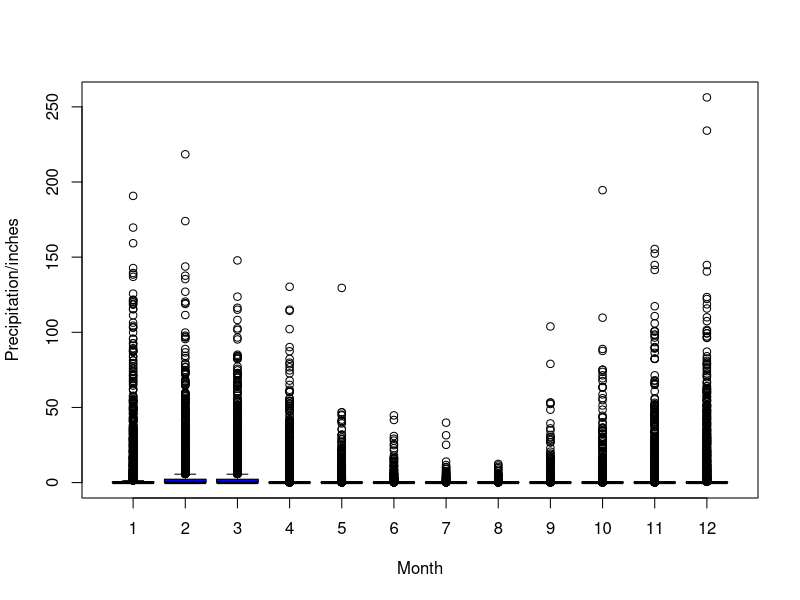
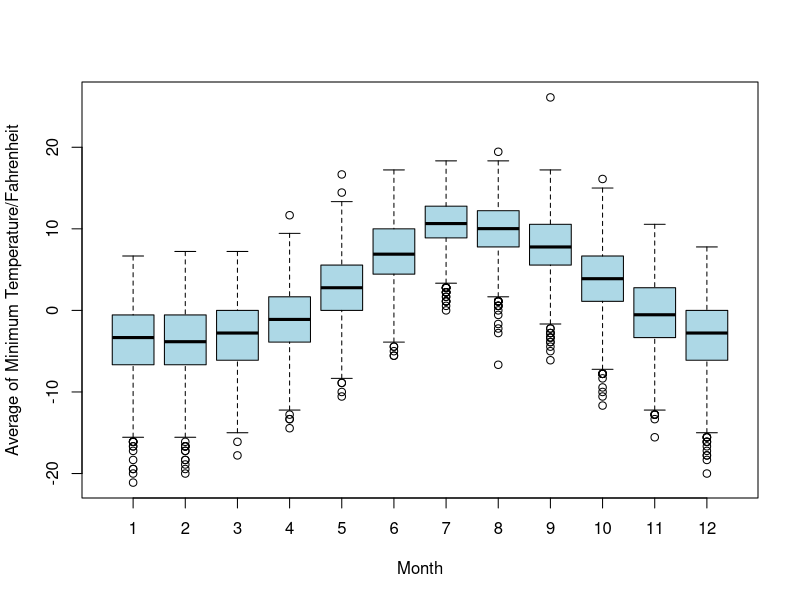
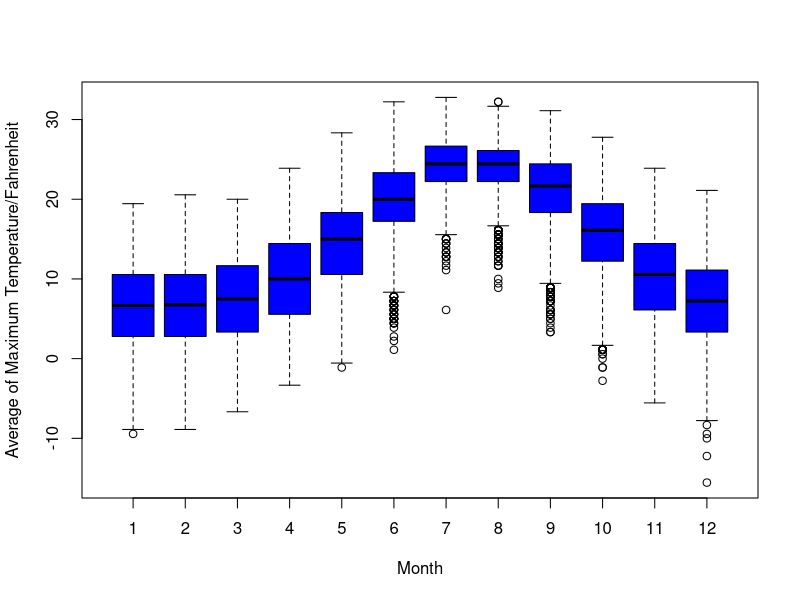
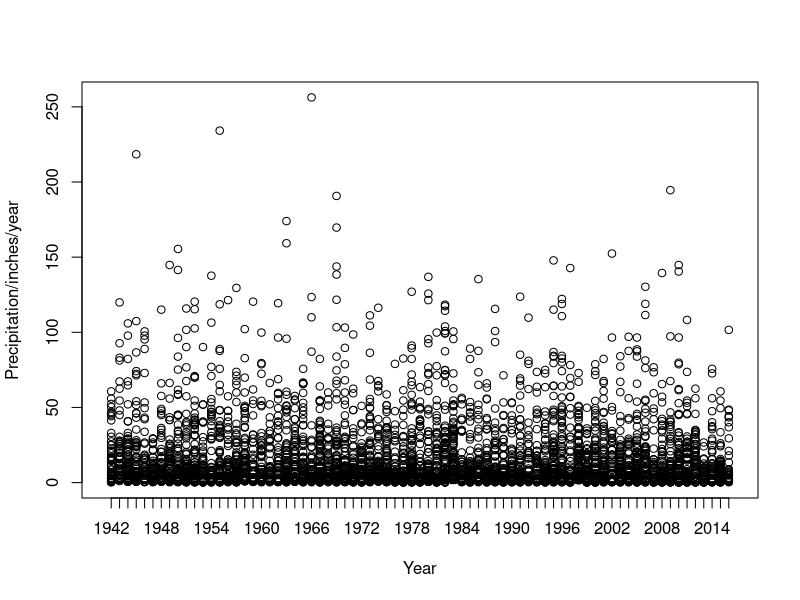
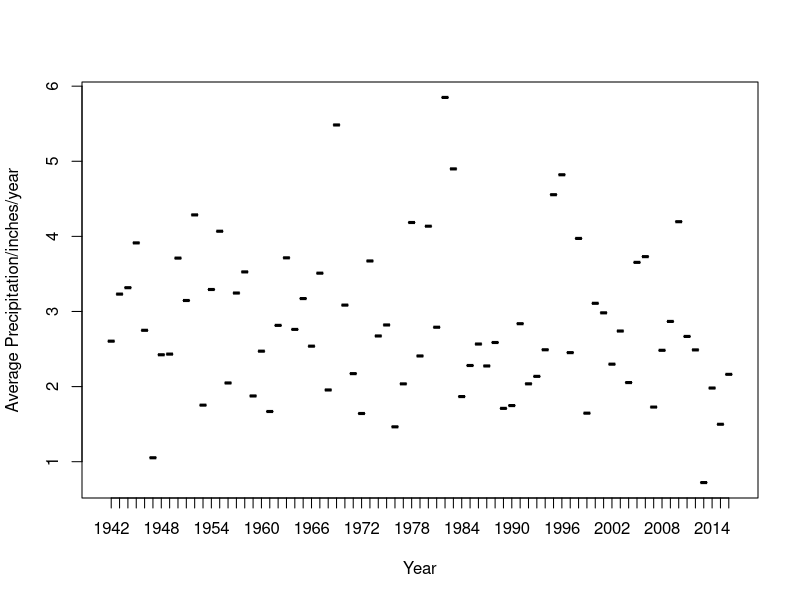
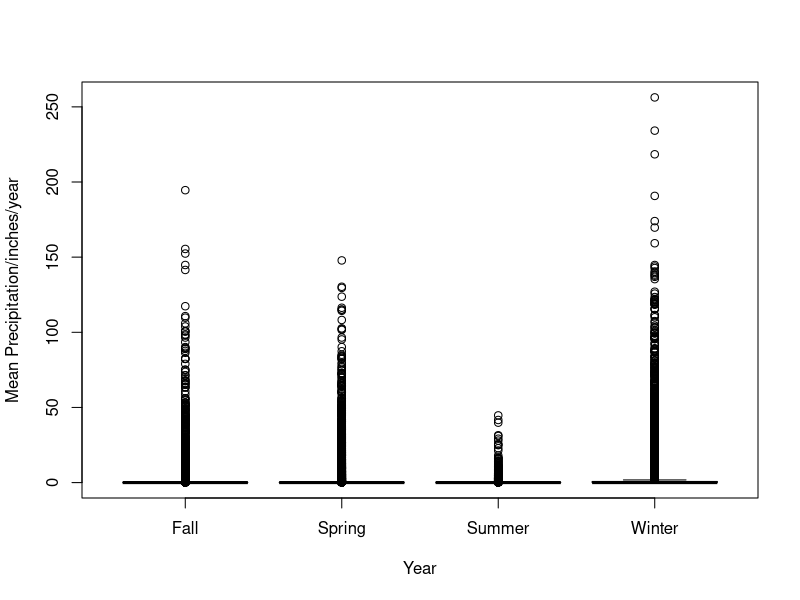
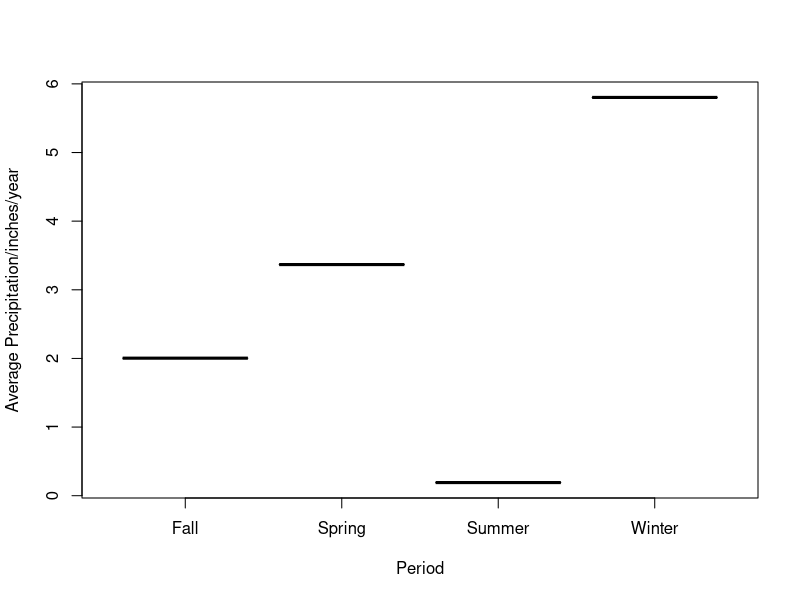
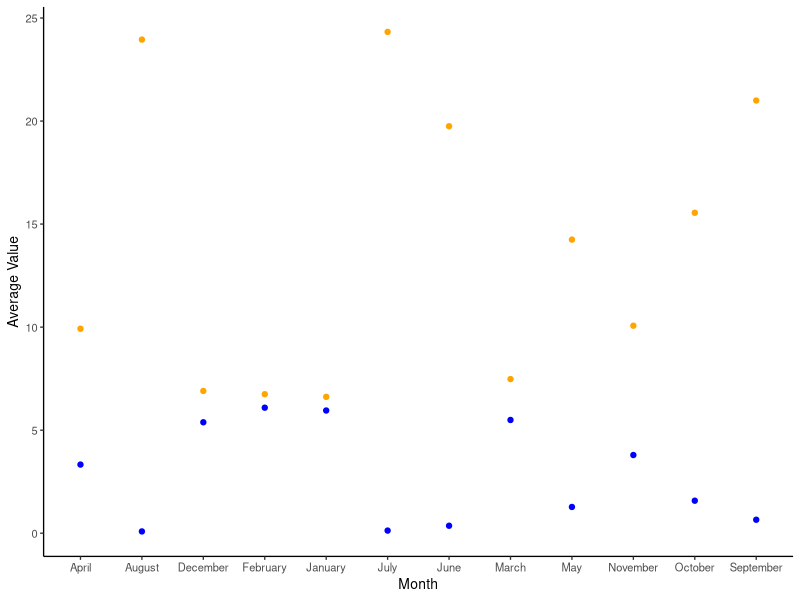

These figures' R source, in order:
## ---- chunk 1
knitr::opts_chunk$set(echo = TRUE)
## ---- chunk 2
climate = read.table("clim.txt", header=T)
boxplot(climate$rain~climate$month,
  ylab="Precipitation/inches",
  xlab="Month", col="blue")
## ---- chunk 3
climate = read.table("clim.txt", header=T)
boxplot(climate$tmin~climate$month,
  ylab="Average of Minimum Temperature/Fahrenheit",
  xlab="Month", col="lightblue")
## ---- chunk 4
climate = read.table("clim.txt", header=T)
boxplot(climate$tmax~climate$month,
  ylab="Average of Maximum Temperature/Fahrenheit",
  xlab="Month", col="blue")
## ---- chunk 5
rainfall= read.table("clim.txt", header=T)
boxplot(rainfall$rain~rainfall$year,
  ylab="Precipitation/inches/year",
  xlab="Year", col="orange")
## ---- chunk 6
YearMeanST <- aggregate (rainfall$rain ~ year, data = rainfall, FUN = function(x) {c(MEAN = mean(x), SD= sd (x))})
names(YearMeanST) 
YearMeanSTTable <- do.call(data.frame, YearMeanST)
colnames(YearMeanSTTable) <- c("Year", "Mean", "SD")
View(YearMeanSTTable)
boxplot(YearMeanSTTable$Mean~YearMeanSTTable$Year,
 ylab="Average Precipitation/inches/year",
 xlab="Year", col="blue")
## ---- chunk 7
result=which.max(YearMeanSTTable$Mean)
YearMeanSTTable[result,]
## ---- chunk 8
result=which.min(YearMeanSTTable$Mean)
YearMeanSTTable[result,]
## ---- chunk 9
View(climate)
range(climate$month)
climate$period <- ifelse(climate$month %in% c(3,4,5),"Spring",
ifelse(climate$month %in% c(6,7,8), "Summer",
ifelse(climate$month %in% c(9,10,11), "Fall", "Winter")))
boxplot(climate$rain~climate$period,
ylab="Mean Precipitation/inches/year",
xlab="Year", col="blue")
## ---- chunk 10
SeasonMeanSD <- aggregate (climate$rain ~ period, data = climate, FUN = function(x) {c(MEAN = mean(x), SD= sd (x))})
names(SeasonMeanSD)
SeasonMeanSTTable <- do.call(data.frame, SeasonMeanSD)
colnames(SeasonMeanSTTable) <- c("Period", "Mean", "SD")
View(SeasonMeanSTTable)
boxplot(SeasonMeanSTTable$Mean~SeasonMeanSTTable$Period,
 ylab="Average Precipitation/inches/year",
 xlab="Period", col="blue")
## ---- chunk 11
result=which.min(SeasonMeanSD$`climate$rain`)
SeasonMeanSD[result,]
## ---- chunk 12
library(ggplot2)
TempRain = read.table("RainTemp.txt", header=T)
View(TempRain)

Final_plot <- ggplot (TempRain) +
  geom_point(aes(x = month, y = avg_monthly_temp), col = "orange")+
  geom_point(aes(x = month, y = avg_monthly_rain), col = "blue")+
  theme_classic(base_size = 10)+
    theme(legend.position = "bottom")+
  labs(x = "Month", y = "Average Value")
  
Final_plot
